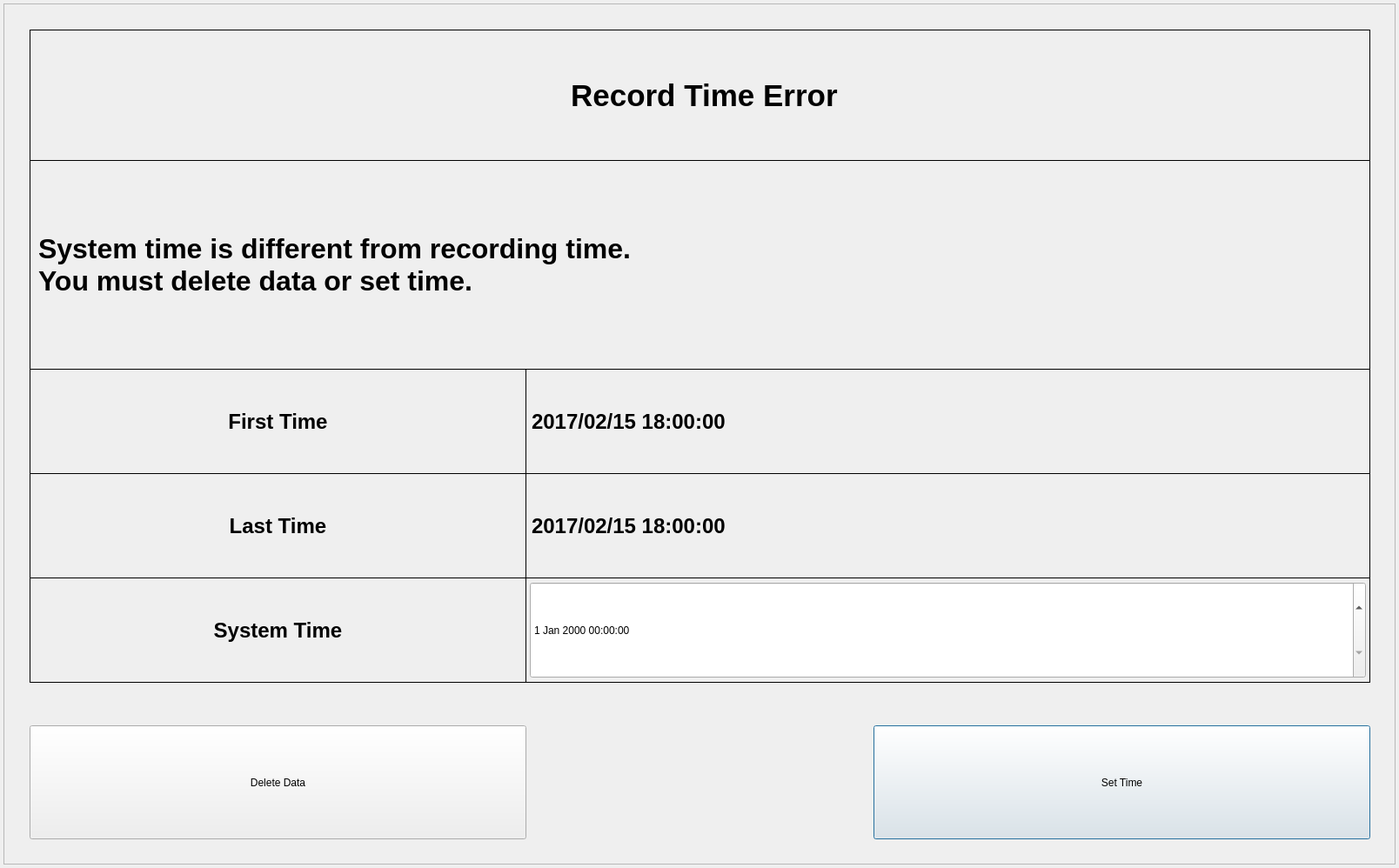
<?xml version="1.0" encoding="UTF-8"?>
<ui version="4.0">
 <class>TimeSetDialog1080p</class>
 <widget class="QDialog" name="TimeSetDialog1080p">
  <property name="geometry">
   <rect>
    <x>0</x>
    <y>0</y>
    <width>1608</width>
    <height>998</height>
   </rect>
  </property>
  <property name="windowTitle">
   <string>TIME SET PROPERTY</string>
  </property>
  <widget class="QFrame" name="frame">
   <property name="geometry">
    <rect>
     <x>4</x>
     <y>4</y>
     <width>1600</width>
     <height>990</height>
    </rect>
   </property>
   <property name="frameShape">
    <enum>QFrame::StyledPanel</enum>
   </property>
   <property name="frameShadow">
    <enum>QFrame::Raised</enum>
   </property>
   <widget class="QLabel" name="labelTimeTitle">
    <property name="geometry">
     <rect>
      <x>30</x>
      <y>30</y>
      <width>1541</width>
      <height>151</height>
     </rect>
    </property>
    <property name="font">
     <font>
      <pointsize>26</pointsize>
      <weight>75</weight>
      <bold>true</bold>
     </font>
    </property>
    <property name="frameShape">
     <enum>QFrame::Box</enum>
    </property>
    <property name="text">
     <string> Record Time Error</string>
    </property>
    <property name="scaledContents">
     <bool>true</bool>
    </property>
    <property name="alignment">
     <set>Qt::AlignCenter</set>
    </property>
   </widget>
   <widget class="QPushButton" name="buttonSetTime">
    <property name="geometry">
     <rect>
      <x>1000</x>
      <y>830</y>
      <width>571</width>
      <height>131</height>
     </rect>
    </property>
    <property name="text">
     <string>Set Time</string>
    </property>
   </widget>
   <widget class="QLabel" name="labelSystemTime2">
    <property name="geometry">
     <rect>
      <x>600</x>
      <y>660</y>
      <width>971</width>
      <height>121</height>
     </rect>
    </property>
    <property name="frameShape">
     <enum>QFrame::Box</enum>
    </property>
    <property name="text">
     <string/>
    </property>
   </widget>
   <widget class="QDateTimeEdit" name="dateTimeSystem">
    <property name="geometry">
     <rect>
      <x>605</x>
      <y>665</y>
      <width>961</width>
      <height>111</height>
     </rect>
    </property>
   </widget>
   <widget class="QLabel" name="labelTimeStatus">
    <property name="geometry">
     <rect>
      <x>30</x>
      <y>180</y>
      <width>1541</width>
      <height>241</height>
     </rect>
    </property>
    <property name="font">
     <font>
      <pointsize>24</pointsize>
      <weight>75</weight>
      <bold>true</bold>
     </font>
    </property>
    <property name="frameShape">
     <enum>QFrame::Box</enum>
    </property>
    <property name="text">
     <string>System time is different from recording time.
You must delete data or set time.</string>
    </property>
   </widget>
   <widget class="QLabel" name="labelLastTime1">
    <property name="geometry">
     <rect>
      <x>30</x>
      <y>540</y>
      <width>571</width>
      <height>121</height>
     </rect>
    </property>
    <property name="font">
     <font>
      <pointsize>18</pointsize>
      <weight>75</weight>
      <bold>true</bold>
     </font>
    </property>
    <property name="frameShape">
     <enum>QFrame::Box</enum>
    </property>
    <property name="text">
     <string>Last Time</string>
    </property>
    <property name="alignment">
     <set>Qt::AlignCenter</set>
    </property>
   </widget>
   <widget class="QLabel" name="labelFirstTime1">
    <property name="geometry">
     <rect>
      <x>30</x>
      <y>420</y>
      <width>571</width>
      <height>121</height>
     </rect>
    </property>
    <property name="font">
     <font>
      <pointsize>18</pointsize>
      <weight>75</weight>
      <bold>true</bold>
     </font>
    </property>
    <property name="frameShape">
     <enum>QFrame::Box</enum>
    </property>
    <property name="text">
     <string>First Time</string>
    </property>
    <property name="alignment">
     <set>Qt::AlignCenter</set>
    </property>
   </widget>
   <widget class="QLabel" name="labelFirstTime2">
    <property name="geometry">
     <rect>
      <x>600</x>
      <y>420</y>
      <width>971</width>
      <height>121</height>
     </rect>
    </property>
    <property name="font">
     <font>
      <pointsize>18</pointsize>
      <weight>75</weight>
      <bold>true</bold>
     </font>
    </property>
    <property name="frameShape">
     <enum>QFrame::Box</enum>
    </property>
    <property name="text">
     <string>2017/02/15 18:00:00</string>
    </property>
   </widget>
   <widget class="QLabel" name="labelLastTime2">
    <property name="geometry">
     <rect>
      <x>600</x>
      <y>540</y>
      <width>971</width>
      <height>121</height>
     </rect>
    </property>
    <property name="font">
     <font>
      <pointsize>18</pointsize>
      <weight>75</weight>
      <bold>true</bold>
     </font>
    </property>
    <property name="frameShape">
     <enum>QFrame::Box</enum>
    </property>
    <property name="text">
     <string>2017/02/15 18:00:00</string>
    </property>
   </widget>
   <widget class="QLabel" name="labelSystemTime1">
    <property name="geometry">
     <rect>
      <x>30</x>
      <y>660</y>
      <width>571</width>
      <height>121</height>
     </rect>
    </property>
    <property name="font">
     <font>
      <pointsize>18</pointsize>
      <weight>75</weight>
      <bold>true</bold>
     </font>
    </property>
    <property name="frameShape">
     <enum>QFrame::Box</enum>
    </property>
    <property name="text">
     <string>System Time</string>
    </property>
    <property name="alignment">
     <set>Qt::AlignCenter</set>
    </property>
   </widget>
   <widget class="QPushButton" name="buttonDeleteData">
    <property name="geometry">
     <rect>
      <x>30</x>
      <y>830</y>
      <width>571</width>
      <height>131</height>
     </rect>
    </property>
    <property name="text">
     <string>Delete Data</string>
    </property>
   </widget>
   <zorder>labelTimeTitle</zorder>
   <zorder>buttonSetTime</zorder>
   <zorder>labelTimeStatus</zorder>
   <zorder>labelLastTime1</zorder>
   <zorder>labelFirstTime1</zorder>
   <zorder>labelFirstTime2</zorder>
   <zorder>labelLastTime2</zorder>
   <zorder>labelSystemTime1</zorder>
   <zorder>labelSystemTime2</zorder>
   <zorder>dateTimeSystem</zorder>
   <zorder>buttonDeleteData</zorder>
  </widget>
 </widget>
 <layoutdefault spacing="6" margin="11"/>
 <resources/>
 <connections/>
</ui>
